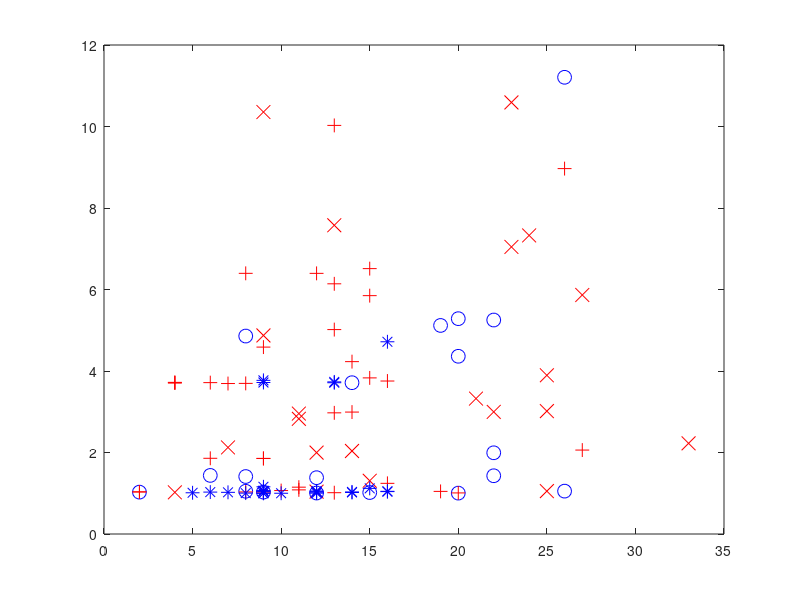

This chart was generated by the following MATLAB code:
clear; clc

Xsick = [13 14 24 11 33 27 7 25 12 9 21 9 25 12 15 4 23 23 25 22 11]
Ysick = [7.57615 2.03708 7.3271 2.826905 2.225165 5.865285 2.12448 3.01536 1.997175 4.873065 3.32293 10.35505 3.894425 1.039435 1.306695 1.02208 10.590735 7.045 1.05206 2.99661 2.95534];
Xnot = [22 20 20 19 8 6 22 22 12 26 20 8 14 15 12 8 26 9 2]
Ynot = [1.99293 1.003185 5.28422 5.11801 4.85765 1.437865 5.251035 1.42931 1.381935 11.207805 4.361665 1.04938 3.71277 1.01771 1.005735 1.410445 1.052185 1.028565 1.027425];

XT = [11 9 19 8 15 7 27 2 12 8 9 10 11 2 13 6 20 13 4 6 9 16 9 16 15 14 4 13 4 13 13 14 8 15 26];
YT = [1.149295 1.85381 1.045605 6.396665 6.512645 3.69257 2.05978 1.033075 6.39606 1.032215 4.58661 1.066335 1.082885 1.033075 1.01366 3.71483 1.008235 2.973425 3.705755 1.85783 1.854755 1.2433 1.0283 3.75419 5.84935 4.22997 3.721195 6.139705 3.71288 10.026855 5.01647 2.99213 3.69587 3.83097 8.967045];
XF = [9 9 12 9 16 14 14 9 8 9 13 7 15 12 16 12 12 9 13 9 9 5 16 6 10];
YF = [1.15881 1.00002 1.05597 3.77058 1.04734 1.032345 1.018495 1.063245 1.003785 1.051015 3.7327 1.022585 1.11973 1.03798 4.71725 1.02717 1.002275 3.71797 3.71214 1.051425 1.001845 1.01182 1.04002 1.02837 1];


plot(Xsick,Ysick,'rx', 'MarkerSize', 10)
hold on
plot(Xnot,Ynot, 'bo', 'MarkerSize', 10)
plot(XT,YT, 'r+', 'MarkerSize', 10)
plot(XF,YF, 'b*', 'MarkerSize', 10)
hold off